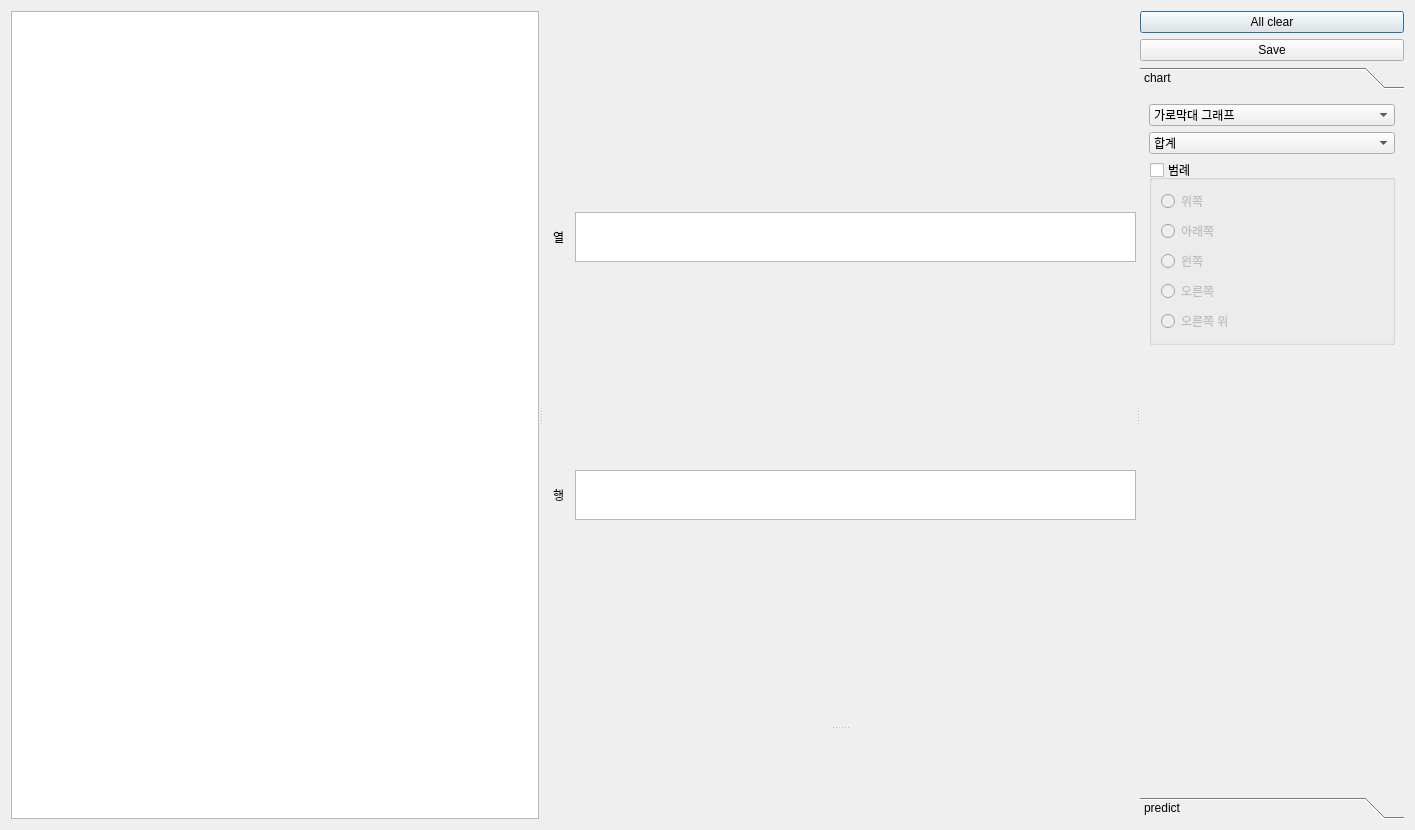
<?xml version="1.0" encoding="UTF-8"?>
<ui version="4.0">
 <class>Dialog</class>
 <widget class="QDialog" name="Dialog">
  <property name="geometry">
   <rect>
    <x>0</x>
    <y>0</y>
    <width>1415</width>
    <height>830</height>
   </rect>
  </property>
  <property name="windowTitle">
   <string>Dialog</string>
  </property>
  <layout class="QGridLayout" name="mainLayout">
   <item row="0" column="0">
    <widget class="QSplitter" name="splitter">
     <property name="orientation">
      <enum>Qt::Horizontal</enum>
     </property>
     <widget class="QTreeWidget" name="fileTreeWidget">
      <property name="maximumSize">
       <size>
        <width>16777215</width>
        <height>16777215</height>
       </size>
      </property>
      <attribute name="headerVisible">
       <bool>false</bool>
      </attribute>
      <column>
       <property name="text">
        <string>1</string>
       </property>
      </column>
     </widget>
     <widget class="QWidget" name="verticalLayoutWidget">
      <layout class="QGridLayout" name="midLayout" rowstretch="0" rowminimumheight="0">
       <property name="spacing">
        <number>0</number>
       </property>
       <item row="0" column="0">
        <widget class="QSplitter" name="midSplitter">
         <property name="orientation">
          <enum>Qt::Vertical</enum>
         </property>
         <property name="handleWidth">
          <number>9</number>
         </property>
         <widget class="QWidget" name="formLayoutWidget">
          <layout class="QFormLayout" name="colRowLabelLayout">
           <property name="formAlignment">
            <set>Qt::AlignLeading|Qt::AlignLeft|Qt::AlignVCenter</set>
           </property>
           <property name="horizontalSpacing">
            <number>10</number>
           </property>
           <property name="verticalSpacing">
            <number>7</number>
           </property>
           <property name="leftMargin">
            <number>10</number>
           </property>
           <property name="topMargin">
            <number>0</number>
           </property>
           <property name="bottomMargin">
            <number>0</number>
           </property>
           <item row="0" column="0">
            <widget class="QLabel" name="colLabel">
             <property name="minimumSize">
              <size>
               <width>0</width>
               <height>28</height>
              </size>
             </property>
             <property name="text">
              <string>열</string>
             </property>
            </widget>
           </item>
           <item row="0" column="1">
            <widget class="QListWidget" name="colList">
             <property name="maximumSize">
              <size>
               <width>16777215</width>
               <height>50</height>
              </size>
             </property>
             <property name="dragEnabled">
              <bool>true</bool>
             </property>
             <property name="dragDropMode">
              <enum>QAbstractItemView::DragDrop</enum>
             </property>
             <property name="defaultDropAction">
              <enum>Qt::MoveAction</enum>
             </property>
             <property name="flow">
              <enum>QListView::LeftToRight</enum>
             </property>
            </widget>
           </item>
           <item row="1" column="1">
            <widget class="QListWidget" name="rowList">
             <property name="maximumSize">
              <size>
               <width>16777215</width>
               <height>50</height>
              </size>
             </property>
             <property name="dragEnabled">
              <bool>true</bool>
             </property>
             <property name="dragDropMode">
              <enum>QAbstractItemView::DragDrop</enum>
             </property>
             <property name="defaultDropAction">
              <enum>Qt::MoveAction</enum>
             </property>
             <property name="flow">
              <enum>QListView::LeftToRight</enum>
             </property>
            </widget>
           </item>
           <item row="1" column="0">
            <widget class="QLabel" name="rowLabel">
             <property name="minimumSize">
              <size>
               <width>0</width>
               <height>28</height>
              </size>
             </property>
             <property name="text">
              <string>행</string>
             </property>
            </widget>
           </item>
          </layout>
         </widget>
         <widget class="QWidget" name="chartWidget" native="true">
          <property name="minimumSize">
           <size>
            <width>0</width>
            <height>0</height>
           </size>
          </property>
          <property name="styleSheet">
           <string notr="true"/>
          </property>
          <layout class="QGridLayout" name="chartLayout">
           <property name="leftMargin">
            <number>13</number>
           </property>
           <property name="topMargin">
            <number>13</number>
           </property>
           <property name="horizontalSpacing">
            <number>13</number>
           </property>
          </layout>
         </widget>
        </widget>
       </item>
      </layout>
     </widget>
     <widget class="QWidget" name="gridLayoutWidget">
      <layout class="QGridLayout" name="rightLayout">
       <item row="0" column="0">
        <widget class="QPushButton" name="allClearBtn">
         <property name="text">
          <string>All clear</string>
         </property>
        </widget>
       </item>
       <item row="1" column="0">
        <widget class="QPushButton" name="saveBtn">
         <property name="text">
          <string>Save</string>
         </property>
        </widget>
       </item>
       <item row="2" column="0">
        <widget class="QToolBox" name="toolBox">
         <property name="minimumSize">
          <size>
           <width>0</width>
           <height>0</height>
          </size>
         </property>
         <property name="currentIndex">
          <number>0</number>
         </property>
         <widget class="QWidget" name="chartBox">
          <property name="geometry">
           <rect>
            <x>0</x>
            <y>0</y>
            <width>236</width>
            <height>646</height>
           </rect>
          </property>
          <attribute name="label">
           <string>chart</string>
          </attribute>
          <layout class="QFormLayout" name="formLayout_2">
           <item row="1" column="0" colspan="2">
            <widget class="QComboBox" name="valueCombo">
             <item>
              <property name="text">
               <string>합계</string>
              </property>
             </item>
             <item>
              <property name="text">
               <string>평균</string>
              </property>
             </item>
             <item>
              <property name="text">
               <string>최대</string>
              </property>
             </item>
             <item>
              <property name="text">
               <string>최소</string>
              </property>
             </item>
            </widget>
           </item>
           <item row="0" column="0" colspan="2">
            <widget class="QComboBox" name="shapeCombo">
             <item>
              <property name="text">
               <string>가로막대 그래프</string>
              </property>
             </item>
             <item>
              <property name="text">
               <string>세로막대 그래프</string>
              </property>
             </item>
             <item>
              <property name="text">
               <string>꺽은선 그래프</string>
              </property>
             </item>
             <item>
              <property name="text">
               <string>원형 그래프</string>
              </property>
             </item>
             <item>
              <property name="text">
               <string>거품형 그래프</string>
              </property>
             </item>
             <item>
              <property name="text">
               <string>분산형 그래프</string>
              </property>
             </item>
            </widget>
           </item>
           <item row="2" column="0" colspan="2">
            <widget class="QGroupBox" name="legendGroup">
             <property name="title">
              <string>범례</string>
             </property>
             <property name="checkable">
              <bool>true</bool>
             </property>
             <property name="checked">
              <bool>false</bool>
             </property>
             <layout class="QFormLayout" name="formLayout">
              <item row="0" column="0">
               <widget class="QRadioButton" name="legendUpper">
                <property name="text">
                 <string>위쪽</string>
                </property>
               </widget>
              </item>
              <item row="1" column="0">
               <widget class="QRadioButton" name="legendLower">
                <property name="text">
                 <string>아래쪽</string>
                </property>
               </widget>
              </item>
              <item row="2" column="0">
               <widget class="QRadioButton" name="legendLeft">
                <property name="text">
                 <string>왼쪽</string>
                </property>
               </widget>
              </item>
              <item row="3" column="0">
               <widget class="QRadioButton" name="legendRight">
                <property name="text">
                 <string>오른쪽</string>
                </property>
               </widget>
              </item>
              <item row="4" column="0">
               <widget class="QRadioButton" name="legendUpperR">
                <property name="text">
                 <string>오른쪽 위</string>
                </property>
               </widget>
              </item>
             </layout>
            </widget>
           </item>
          </layout>
         </widget>
         <widget class="QWidget" name="predictBox">
          <property name="geometry">
           <rect>
            <x>0</x>
            <y>0</y>
            <width>236</width>
            <height>646</height>
           </rect>
          </property>
          <attribute name="label">
           <string>predict</string>
          </attribute>
          <layout class="QFormLayout" name="formLayout_3">
           <property name="verticalSpacing">
            <number>25</number>
           </property>
           <item row="2" column="0">
            <layout class="QFormLayout" name="valLayout">
             <property name="horizontalSpacing">
              <number>14</number>
             </property>
             <property name="verticalSpacing">
              <number>15</number>
             </property>
             <item row="3" column="0">
              <widget class="QLabel" name="precision">
               <property name="text">
                <string>정밀도:</string>
               </property>
              </widget>
             </item>
             <item row="4" column="0">
              <widget class="QLabel" name="accracy">
               <property name="text">
                <string>정확도:</string>
               </property>
              </widget>
             </item>
             <item row="1" column="1">
              <widget class="QLabel" name="scoreValLabel">
               <property name="text">
                <string>score</string>
               </property>
              </widget>
             </item>
             <item row="2" column="1">
              <widget class="QLabel" name="precisionValLabel">
               <property name="text">
                <string>precision</string>
               </property>
              </widget>
             </item>
             <item row="3" column="1">
              <widget class="QLabel" name="recallValLabel">
               <property name="text">
                <string>recall</string>
               </property>
              </widget>
             </item>
             <item row="4" column="1">
              <widget class="QLabel" name="accuracyValLabel">
               <property name="text">
                <string>accracy</string>
               </property>
              </widget>
             </item>
             <item row="2" column="0">
              <widget class="QLabel" name="recall">
               <property name="text">
                <string>재현도:</string>
               </property>
              </widget>
             </item>
             <item row="1" column="0">
              <widget class="QLabel" name="f1score">
               <property name="text">
                <string>f1-score:</string>
               </property>
              </widget>
             </item>
            </layout>
           </item>
           <item row="1" column="0">
            <widget class="QRadioButton" name="knnRadio">
             <property name="text">
              <string>k-최근접 이웃</string>
             </property>
            </widget>
           </item>
           <item row="0" column="0">
            <widget class="QRadioButton" name="rogisticRadio">
             <property name="text">
              <string>로지트식 회귀</string>
             </property>
            </widget>
           </item>
          </layout>
         </widget>
        </widget>
       </item>
      </layout>
     </widget>
    </widget>
   </item>
  </layout>
 </widget>
 <resources/>
 <connections/>
</ui>
